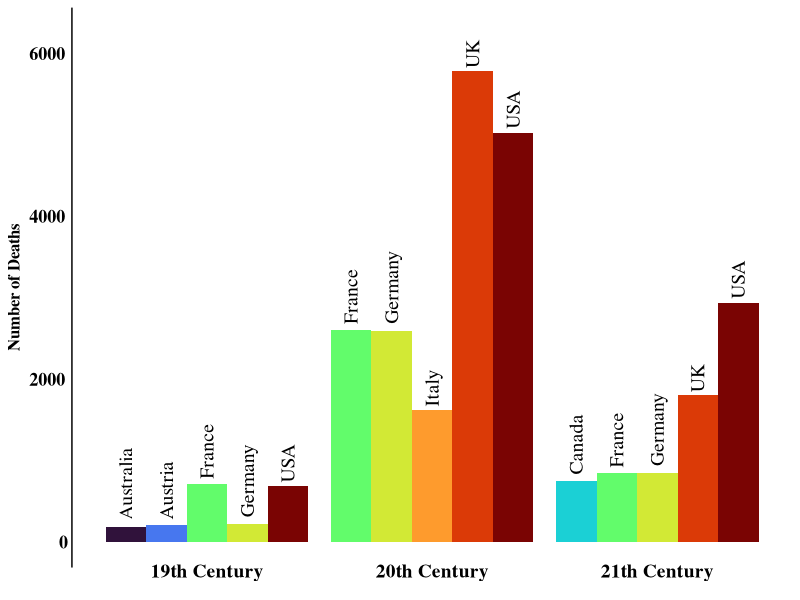

Recreate this plot in R.
library(tidyverse)

#Load in data
data <- read_csv('Results/deathcount.csv')
pivoted_df <- pivot_wider(data, names_from = century, values_from = deathcount)

#Selecting for the top 5 deathcount countries per century
df19 <- select(pivoted_df, region, `19`) |> arrange(desc(`19`)) |> slice_head(n = 5)
df20 <- select(pivoted_df, region, `20`) |> arrange(desc(`20`)) |> slice_head(n = 5)
df21 <- select(pivoted_df, region, `21`) |> arrange(desc(`21`)) |> slice_head(n = 5)
#Binding the dfs back into a single table
df19 <- rename(df19, deathcount = `19`) |> mutate(century = '19th Century')
df20 <- rename(df20, deathcount = `20`) |> mutate(century = '20th Century')
df21 <- rename(df21, deathcount = `21`) |> mutate(century = '21th Century')
deathcount_df <- bind_rows(df19, df20, df21)

#Plotting
barplot <- ggplot(data = deathcount_df) +
    aes(x = century, y = deathcount, fill = region) +
    labs(x = NULL, y = 'Number of Deaths', fill = NULL) +
    expand_limits(y=0:6250) +
    geom_col(stat = 'identity', position = 'dodge') +
    geom_text(aes(label = region), position = position_dodge(width = 0.9),
      angle = 90, vjust = 0.5, hjust = -0.1, size = 5, family = 'serif') +
    scale_fill_viridis_d(option = 'turbo') +
    theme_minimal() +  
    theme(legend.position = 'none',
      text = element_text(family = 'serif'),
      axis.text.y = element_text(face = 'bold', color = 'black', size = 13, hjust = 1.1),
      axis.line.y.left = element_line(color = 'black', linewidth = 0.5, linetype = 'solid'),
      axis.text.x = element_text(face = 'bold', color = 'black', size = 14, vjust = 3),
      axis.title.y = element_text(face = 'bold', color = 'black', size = 12, margin = margin(r = 2)),
      panel.grid.major = element_blank(),
      panel.grid.minor = element_blank())
ggsave('Results/top_5_century.pdf', plot = barplot, width = 15, height = 10, units = 'cm')